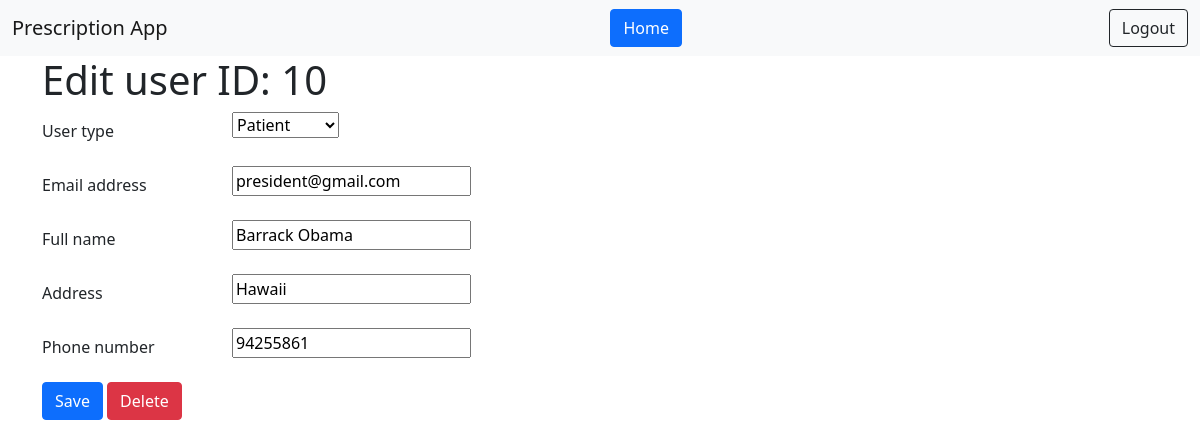
Page /user/edit/10/ (signed in) on the committed database.
### accounts/models.py (models this page shows, shortened)
class CustomUser(AbstractBaseUser, PermissionsMixin):
    email = models.EmailField("email address", unique=True)
    is_staff = models.BooleanField(default=False)
    is_active = models.BooleanField(default=True)
    user_type = models.CharField(max_length=20, choices=USER_TYPES, default='patient')
    full_name = models.CharField(max_length=200)
    phone_number = models.CharField(max_length=10, unique=True)
    address = models.CharField(max_length=200)
    USERNAME_FIELD = "email"
    REQUIRED_FIELDS = []
    objects = CustomUserManager()

### main/views.py (the view)
# urls.py: path('user/edit/<user_id>/', views.edit_user, name='edit_user'),
@login_required(login_url='/login/')
def edit_user(request, *args, **kwargs):
    if not request.user.is_authenticated or not request.user.user_type == 'admin':
        return redirect('home')
    user_id = kwargs.get('user_id')
    try:
        user = CustomUser.objects.get(id=user_id)
    except CustomUser.DoesNotExist:
        return HttpResponse("Something went wrong")
    context = {}
    context['is_superuser'] = user.is_superuser
    if request.POST:
        form = EditCustomUserForm(request.POST, instance=user)
        if form.is_valid():
            form.save()
            return redirect('home')
        else:
            form = EditCustomUserForm(request.POST, instance=user,
                                      initial={
                                          'id': user.pk,
                                          'email': user.email,
                                          'phone_number': user.phone_number,
                                          'full_name': user.full_name,
                                          'address': user.address,
                                          'user_type': user.user_type,
                                          'is_staff': user.is_staff,
                                          'is_active': user.is_active,
                                      }
                                      )
            context['form'] = form
            context['id'] = user.id
    else:
        form = EditCustomUserForm(instance=user,
                                  initial={
                                      'id': user.pk,
                                      'email': user.email,
                                      'phone_number': user.phone_number,
                                      'full_name': user.full_name,
                                      'address': user.address,
                                      'user_type': user.user_type,
                                      'is_staff': user.is_staff,
                                      'is_active': user.is_active,
                                  })
        context['form'] = form
        context['id'] = user.id
    return render(request, 'admin/edit_user.html', context)

### main/forms.py (shortened to what this page needs)
class EditCustomUserForm(forms.ModelForm):
    class Meta:
        model = CustomUser
        fields = ["user_type", "email", "full_name", "phone_number", "address", ]

### templates/admin/edit_user.html (shortened to what this page needs)
{% extends 'non_home.html' %}
{% block content %}
	<div class="container">
		<h1>Edit user ID: {{ id }}</h1>
		<form class="site-form" action="" method="post">
			<div class="row mb-3">
				<label for="user_type" class="col-sm-2 col-form-label">{{ form.user_type.label }}</label>
				<div class="col-sm-10">
					{{ form.user_type }}
				</div>
			</div>
			<div class="row mb-3">
				<label for="email" class="col-sm-2 col-form-label">{{ form.email.label }}</label>
				<div class="col-sm-10">
					{{ form.email }}
				</div>
			</div>
			<div class="row mb-3">
				<label for="full_name" class="col-sm-2 col-form-label">{{ form.full_name.label }}</label>
				<div class="col-sm-10">
					{{ form.full_name }}
				</div>
			</div>
			<div class="row mb-3">
				<label for="address" class="col-sm-2 col-form-label">{{ form.address.label }}</label>
				<div class="col-sm-10">
					{{ form.address }}
				</div>
			</div>
			<div class="row mb-3">
				<label for="phone_number" class="col-sm-2 col-form-label">{{ form.phone_number.label }}</label>
				<div class="col-sm-10">
					{{ form.phone_number }}
				</div>
			</div>
			<button type="submit" class="btn btn-primary">Save</button>
			<button type="button" class="btn btn-danger" data-toggle="modal" data-target="#exampleModal"
			>Delete</button>
		</form>
	</div>
{% endblock %}

### rows in the picture
CustomUser: user_type "Patient", email "president@gmail.com", full_name "Barrack Obama", address "Hawaii", phone_number "94255861"

### other values in the picture
{{ id }} "10"
